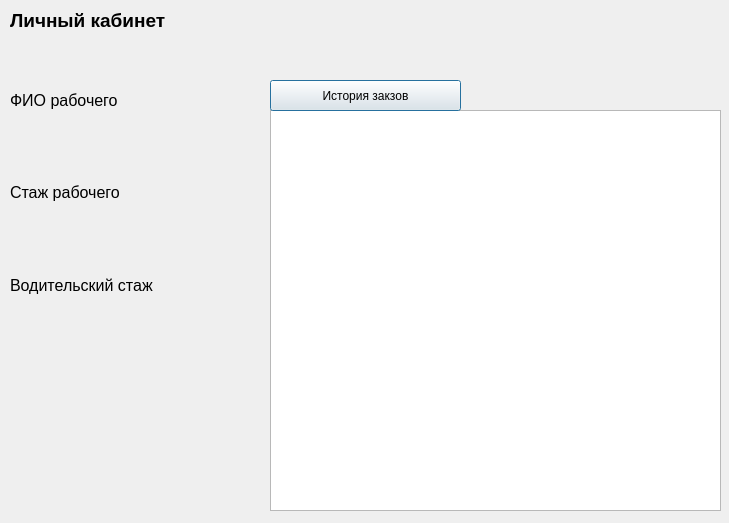
<?xml version="1.0" encoding="UTF-8"?>
<ui version="4.0">
 <class>account</class>
 <widget class="QDialog" name="account">
  <property name="geometry">
   <rect>
    <x>0</x>
    <y>0</y>
    <width>729</width>
    <height>523</height>
   </rect>
  </property>
  <property name="windowTitle">
   <string>Dialog</string>
  </property>
  <widget class="QLabel" name="label_4">
   <property name="geometry">
    <rect>
     <x>10</x>
     <y>10</y>
     <width>261</width>
     <height>21</height>
    </rect>
   </property>
   <property name="font">
    <font>
     <pointsize>14</pointsize>
     <weight>75</weight>
     <bold>true</bold>
    </font>
   </property>
   <property name="text">
    <string>Личный кабинет</string>
   </property>
  </widget>
  <widget class="QListView" name="listView">
   <property name="geometry">
    <rect>
     <x>270</x>
     <y>110</y>
     <width>451</width>
     <height>401</height>
    </rect>
   </property>
  </widget>
  <widget class="QPushButton" name="pushButton">
   <property name="geometry">
    <rect>
     <x>270</x>
     <y>80</y>
     <width>191</width>
     <height>31</height>
    </rect>
   </property>
   <property name="text">
    <string>История закзов</string>
   </property>
  </widget>
  <widget class="QWidget" name="gridLayoutWidget">
   <property name="geometry">
    <rect>
     <x>10</x>
     <y>80</y>
     <width>221</width>
     <height>271</height>
    </rect>
   </property>
   <layout class="QGridLayout" name="gridLayout">
    <item row="3" column="0">
     <widget class="QLabel" name="label_6">
      <property name="text">
       <string/>
      </property>
     </widget>
    </item>
    <item row="0" column="0">
     <widget class="QLabel" name="label">
      <property name="font">
       <font>
        <pointsize>12</pointsize>
       </font>
      </property>
      <property name="text">
       <string>ФИО рабочего</string>
      </property>
     </widget>
    </item>
    <item row="2" column="0">
     <widget class="QLabel" name="label_2">
      <property name="font">
       <font>
        <pointsize>12</pointsize>
       </font>
      </property>
      <property name="text">
       <string>Стаж рабочего</string>
      </property>
     </widget>
    </item>
    <item row="1" column="0">
     <widget class="QLabel" name="label_5">
      <property name="text">
       <string/>
      </property>
     </widget>
    </item>
    <item row="5" column="0">
     <widget class="QLabel" name="label_7">
      <property name="text">
       <string/>
      </property>
     </widget>
    </item>
    <item row="4" column="0">
     <widget class="QLabel" name="label_3">
      <property name="font">
       <font>
        <pointsize>12</pointsize>
       </font>
      </property>
      <property name="text">
       <string>Водительский стаж</string>
      </property>
     </widget>
    </item>
   </layout>
  </widget>
 </widget>
 <resources/>
 <connections/>
</ui>
